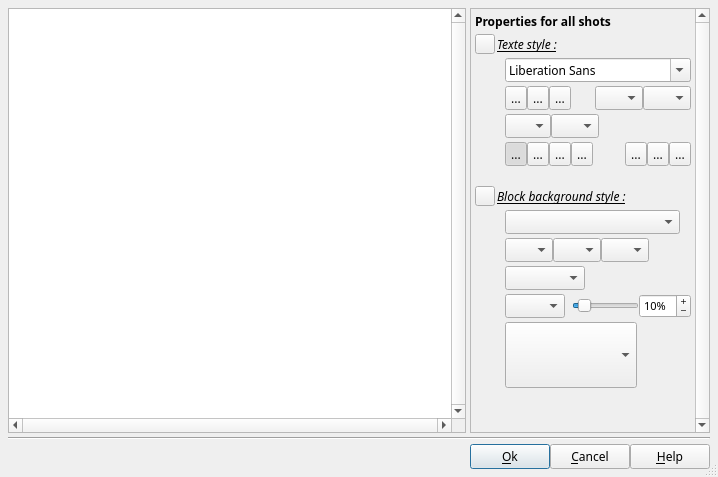
<?xml version="1.0" encoding="UTF-8"?>
<ui version="4.0">
 <class>DlgTextEdit</class>
 <widget class="QDialog" name="DlgTextEdit">
  <property name="geometry">
   <rect>
    <x>0</x>
    <y>0</y>
    <width>718</width>
    <height>477</height>
   </rect>
  </property>
  <property name="font">
   <font>
    <family>Sans Serif</family>
    <pointsize>9</pointsize>
   </font>
  </property>
  <property name="windowTitle">
   <string>Edit text</string>
  </property>
  <property name="sizeGripEnabled">
   <bool>true</bool>
  </property>
  <layout class="QVBoxLayout" name="verticalLayout">
   <property name="spacing">
    <number>4</number>
   </property>
   <property name="margin">
    <number>8</number>
   </property>
   <item>
    <layout class="QHBoxLayout" name="horizontalLayout_2">
     <property name="spacing">
      <number>4</number>
     </property>
     <property name="margin">
      <number>0</number>
     </property>
     <item>
      <widget class="QPlainTextEdit" name="plainTextEdit">
       <property name="sizePolicy">
        <sizepolicy hsizetype="Expanding" vsizetype="Expanding">
         <horstretch>0</horstretch>
         <verstretch>0</verstretch>
        </sizepolicy>
       </property>
       <property name="minimumSize">
        <size>
         <width>0</width>
         <height>80</height>
        </size>
       </property>
       <property name="verticalScrollBarPolicy">
        <enum>Qt::ScrollBarAlwaysOn</enum>
       </property>
       <property name="horizontalScrollBarPolicy">
        <enum>Qt::ScrollBarAlwaysOn</enum>
       </property>
       <property name="documentTitle">
        <string notr="true"/>
       </property>
       <property name="plainText">
        <string notr="true"/>
       </property>
      </widget>
     </item>
     <item>
      <widget class="QScrollArea" name="scrollArea">
       <property name="sizePolicy">
        <sizepolicy hsizetype="Fixed" vsizetype="Expanding">
         <horstretch>0</horstretch>
         <verstretch>0</verstretch>
        </sizepolicy>
       </property>
       <property name="minimumSize">
        <size>
         <width>240</width>
         <height>0</height>
        </size>
       </property>
       <property name="maximumSize">
        <size>
         <width>240</width>
         <height>16777215</height>
        </size>
       </property>
       <property name="verticalScrollBarPolicy">
        <enum>Qt::ScrollBarAlwaysOn</enum>
       </property>
       <property name="horizontalScrollBarPolicy">
        <enum>Qt::ScrollBarAlwaysOff</enum>
       </property>
       <property name="widgetResizable">
        <bool>true</bool>
       </property>
       <widget class="QWidget" name="scrollAreaWidgetContents">
        <property name="geometry">
         <rect>
          <x>0</x>
          <y>0</y>
          <width>223</width>
          <height>410</height>
         </rect>
        </property>
        <property name="sizePolicy">
         <sizepolicy hsizetype="Fixed" vsizetype="Preferred">
          <horstretch>0</horstretch>
          <verstretch>0</verstretch>
         </sizepolicy>
        </property>
        <property name="minimumSize">
         <size>
          <width>220</width>
          <height>0</height>
         </size>
        </property>
        <layout class="QGridLayout" name="gridLayout_2">
         <property name="verticalSpacing">
          <number>4</number>
         </property>
         <property name="margin">
          <number>4</number>
         </property>
         <item row="2" column="1">
          <widget class="QFontComboBox" name="fontStyleCB">
           <property name="sizePolicy">
            <sizepolicy hsizetype="Preferred" vsizetype="Fixed">
             <horstretch>0</horstretch>
             <verstretch>0</verstretch>
            </sizepolicy>
           </property>
           <property name="minimumSize">
            <size>
             <width>0</width>
             <height>24</height>
            </size>
           </property>
           <property name="maximumSize">
            <size>
             <width>16777215</width>
             <height>24</height>
            </size>
           </property>
           <property name="toolTip">
            <string>Select font family</string>
           </property>
          </widget>
         </item>
         <item row="2" column="0">
          <widget class="QLabel" name="label_2">
           <property name="sizePolicy">
            <sizepolicy hsizetype="Fixed" vsizetype="Fixed">
             <horstretch>0</horstretch>
             <verstretch>0</verstretch>
            </sizepolicy>
           </property>
           <property name="text">
            <string notr="true"/>
           </property>
           <property name="pixmap">
            <pixmap>img/font.png</pixmap>
           </property>
          </widget>
         </item>
         <item row="0" column="0" colspan="2">
          <widget class="QLabel" name="label">
           <property name="font">
            <font>
             <weight>75</weight>
             <bold>true</bold>
            </font>
           </property>
           <property name="text">
            <string>Properties for all shots</string>
           </property>
          </widget>
         </item>
         <item row="3" column="0">
          <widget class="QLabel" name="label_6">
           <property name="sizePolicy">
            <sizepolicy hsizetype="Fixed" vsizetype="Fixed">
             <horstretch>0</horstretch>
             <verstretch>0</verstretch>
            </sizepolicy>
           </property>
           <property name="text">
            <string notr="true"/>
           </property>
           <property name="pixmap">
            <pixmap>img/TextStyle.png</pixmap>
           </property>
          </widget>
         </item>
         <item row="3" column="1">
          <layout class="QHBoxLayout" name="horizontalLayout_12">
           <property name="spacing">
            <number>0</number>
           </property>
           <property name="margin">
            <number>0</number>
           </property>
           <item>
            <widget class="QToolButton" name="bold">
             <property name="minimumSize">
              <size>
               <width>22</width>
               <height>24</height>
              </size>
             </property>
             <property name="maximumSize">
              <size>
               <width>22</width>
               <height>24</height>
              </size>
             </property>
             <property name="toolTip">
              <string>Set text to Bold</string>
             </property>
             <property name="text">
              <string notr="true">...</string>
             </property>
             <property name="icon">
              <iconset>
               <normaloff>img/text_bold.png</normaloff>img/text_bold.png</iconset>
             </property>
             <property name="checkable">
              <bool>true</bool>
             </property>
             <property name="checked">
              <bool>false</bool>
             </property>
            </widget>
           </item>
           <item>
            <widget class="QToolButton" name="Italic">
             <property name="minimumSize">
              <size>
               <width>22</width>
               <height>24</height>
              </size>
             </property>
             <property name="maximumSize">
              <size>
               <width>22</width>
               <height>24</height>
              </size>
             </property>
             <property name="toolTip">
              <string>Set text to Italic</string>
             </property>
             <property name="text">
              <string notr="true">...</string>
             </property>
             <property name="icon">
              <iconset>
               <normaloff>img/text_italic.png</normaloff>img/text_italic.png</iconset>
             </property>
             <property name="checkable">
              <bool>true</bool>
             </property>
            </widget>
           </item>
           <item>
            <widget class="QToolButton" name="Souligne">
             <property name="minimumSize">
              <size>
               <width>22</width>
               <height>24</height>
              </size>
             </property>
             <property name="maximumSize">
              <size>
               <width>22</width>
               <height>24</height>
              </size>
             </property>
             <property name="toolTip">
              <string>Set text to Underline</string>
             </property>
             <property name="text">
              <string notr="true">...</string>
             </property>
             <property name="icon">
              <iconset>
               <normaloff>img/text_underline.png</normaloff>img/text_underline.png</iconset>
             </property>
             <property name="checkable">
              <bool>true</bool>
             </property>
            </widget>
           </item>
           <item>
            <spacer name="horizontalSpacer_2">
             <property name="orientation">
              <enum>Qt::Horizontal</enum>
             </property>
             <property name="sizeHint" stdset="0">
              <size>
               <width>0</width>
               <height>20</height>
              </size>
             </property>
            </spacer>
           </item>
           <item>
            <widget class="QComboBox" name="fontSize">
             <property name="sizePolicy">
              <sizepolicy hsizetype="Fixed" vsizetype="Fixed">
               <horstretch>0</horstretch>
               <verstretch>0</verstretch>
              </sizepolicy>
             </property>
             <property name="minimumSize">
              <size>
               <width>48</width>
               <height>24</height>
              </size>
             </property>
             <property name="maximumSize">
              <size>
               <width>48</width>
               <height>24</height>
              </size>
             </property>
             <property name="toolTip">
              <string>Select font size</string>
             </property>
            </widget>
           </item>
           <item>
            <widget class="cCustomColorComboBox" name="FontColorCombo">
             <property name="sizePolicy">
              <sizepolicy hsizetype="Fixed" vsizetype="Fixed">
               <horstretch>0</horstretch>
               <verstretch>0</verstretch>
              </sizepolicy>
             </property>
             <property name="minimumSize">
              <size>
               <width>48</width>
               <height>24</height>
              </size>
             </property>
             <property name="maximumSize">
              <size>
               <width>48</width>
               <height>24</height>
              </size>
             </property>
             <property name="toolTip">
              <string>Select font color</string>
             </property>
             <property name="editable">
              <bool>false</bool>
             </property>
            </widget>
           </item>
          </layout>
         </item>
         <item row="4" column="0">
          <widget class="QLabel" name="label_4">
           <property name="sizePolicy">
            <sizepolicy hsizetype="Fixed" vsizetype="Fixed">
             <horstretch>0</horstretch>
             <verstretch>0</verstretch>
            </sizepolicy>
           </property>
           <property name="text">
            <string notr="true"/>
           </property>
           <property name="pixmap">
            <pixmap>img/Shadow.png</pixmap>
           </property>
          </widget>
         </item>
         <item row="4" column="1">
          <layout class="QHBoxLayout" name="horizontalLayout_6">
           <property name="spacing">
            <number>0</number>
           </property>
           <property name="margin">
            <number>0</number>
           </property>
           <item>
            <widget class="QComboBox" name="fontEffectCB">
             <property name="sizePolicy">
              <sizepolicy hsizetype="Fixed" vsizetype="Fixed">
               <horstretch>0</horstretch>
               <verstretch>0</verstretch>
              </sizepolicy>
             </property>
             <property name="minimumSize">
              <size>
               <width>46</width>
               <height>24</height>
              </size>
             </property>
             <property name="maximumSize">
              <size>
               <width>46</width>
               <height>24</height>
              </size>
             </property>
             <property name="toolTip">
              <string>Select font effect (outerline, shadow)</string>
             </property>
             <property name="styleSheet">
              <string notr="true">QComboBox QAbstractItemView {
background: #ffffff;
color: #000000;
}</string>
             </property>
            </widget>
           </item>
           <item>
            <widget class="cCustomColorComboBox" name="StyleShadowColorCombo">
             <property name="sizePolicy">
              <sizepolicy hsizetype="Fixed" vsizetype="Fixed">
               <horstretch>0</horstretch>
               <verstretch>0</verstretch>
              </sizepolicy>
             </property>
             <property name="minimumSize">
              <size>
               <width>48</width>
               <height>24</height>
              </size>
             </property>
             <property name="maximumSize">
              <size>
               <width>48</width>
               <height>24</height>
              </size>
             </property>
             <property name="toolTip">
              <string>Select outerline/shadow color</string>
             </property>
            </widget>
           </item>
           <item>
            <spacer name="horizontalSpacer_4">
             <property name="orientation">
              <enum>Qt::Horizontal</enum>
             </property>
             <property name="sizeHint" stdset="0">
              <size>
               <width>0</width>
               <height>20</height>
              </size>
             </property>
            </spacer>
           </item>
          </layout>
         </item>
         <item row="5" column="0">
          <widget class="QLabel" name="label_3">
           <property name="sizePolicy">
            <sizepolicy hsizetype="Fixed" vsizetype="Fixed">
             <horstretch>0</horstretch>
             <verstretch>0</verstretch>
            </sizepolicy>
           </property>
           <property name="text">
            <string notr="true"/>
           </property>
           <property name="pixmap">
            <pixmap>img/Alignment.png</pixmap>
           </property>
          </widget>
         </item>
         <item row="5" column="1">
          <layout class="QHBoxLayout" name="horizontalLayout">
           <property name="spacing">
            <number>0</number>
           </property>
           <property name="margin">
            <number>0</number>
           </property>
           <item>
            <widget class="QToolButton" name="textLeft">
             <property name="minimumSize">
              <size>
               <width>22</width>
               <height>24</height>
              </size>
             </property>
             <property name="maximumSize">
              <size>
               <width>22</width>
               <height>24</height>
              </size>
             </property>
             <property name="toolTip">
              <string>Align left</string>
             </property>
             <property name="text">
              <string notr="true">...</string>
             </property>
             <property name="icon">
              <iconset>
               <normaloff>img/text_align_left.png</normaloff>img/text_align_left.png</iconset>
             </property>
             <property name="checkable">
              <bool>true</bool>
             </property>
             <property name="checked">
              <bool>true</bool>
             </property>
             <property name="autoExclusive">
              <bool>true</bool>
             </property>
            </widget>
           </item>
           <item>
            <widget class="QToolButton" name="textCenter">
             <property name="minimumSize">
              <size>
               <width>22</width>
               <height>24</height>
              </size>
             </property>
             <property name="maximumSize">
              <size>
               <width>22</width>
               <height>24</height>
              </size>
             </property>
             <property name="toolTip">
              <string>Align center</string>
             </property>
             <property name="text">
              <string notr="true">...</string>
             </property>
             <property name="icon">
              <iconset>
               <normaloff>img/text_align_center.png</normaloff>img/text_align_center.png</iconset>
             </property>
             <property name="checkable">
              <bool>true</bool>
             </property>
             <property name="autoExclusive">
              <bool>true</bool>
             </property>
            </widget>
           </item>
           <item>
            <widget class="QToolButton" name="textJustif">
             <property name="minimumSize">
              <size>
               <width>22</width>
               <height>24</height>
              </size>
             </property>
             <property name="maximumSize">
              <size>
               <width>22</width>
               <height>24</height>
              </size>
             </property>
             <property name="toolTip">
              <string>Align justify</string>
             </property>
             <property name="text">
              <string notr="true">...</string>
             </property>
             <property name="icon">
              <iconset>
               <normaloff>img/text_align_justif.png</normaloff>img/text_align_justif.png</iconset>
             </property>
             <property name="checkable">
              <bool>true</bool>
             </property>
             <property name="autoExclusive">
              <bool>true</bool>
             </property>
            </widget>
           </item>
           <item>
            <widget class="QToolButton" name="textRight">
             <property name="minimumSize">
              <size>
               <width>22</width>
               <height>24</height>
              </size>
             </property>
             <property name="maximumSize">
              <size>
               <width>22</width>
               <height>24</height>
              </size>
             </property>
             <property name="toolTip">
              <string>Align right</string>
             </property>
             <property name="text">
              <string notr="true">...</string>
             </property>
             <property name="icon">
              <iconset>
               <normaloff>img/text_align_right.png</normaloff>img/text_align_right.png</iconset>
             </property>
             <property name="checkable">
              <bool>true</bool>
             </property>
             <property name="autoExclusive">
              <bool>true</bool>
             </property>
            </widget>
           </item>
           <item>
            <spacer name="horizontalSpacer_3">
             <property name="orientation">
              <enum>Qt::Horizontal</enum>
             </property>
             <property name="sizeHint" stdset="0">
              <size>
               <width>0</width>
               <height>20</height>
              </size>
             </property>
            </spacer>
           </item>
           <item>
            <widget class="QToolButton" name="textUp">
             <property name="minimumSize">
              <size>
               <width>22</width>
               <height>24</height>
              </size>
             </property>
             <property name="maximumSize">
              <size>
               <width>22</width>
               <height>24</height>
              </size>
             </property>
             <property name="toolTip">
              <string>Align top</string>
             </property>
             <property name="text">
              <string notr="true">...</string>
             </property>
             <property name="icon">
              <iconset>
               <normaloff>img/text_align_vup.png</normaloff>img/text_align_vup.png</iconset>
             </property>
             <property name="checkable">
              <bool>true</bool>
             </property>
             <property name="autoExclusive">
              <bool>true</bool>
             </property>
            </widget>
           </item>
           <item>
            <widget class="QToolButton" name="textVCenter">
             <property name="minimumSize">
              <size>
               <width>22</width>
               <height>24</height>
              </size>
             </property>
             <property name="maximumSize">
              <size>
               <width>22</width>
               <height>24</height>
              </size>
             </property>
             <property name="toolTip">
              <string>Align in the middle</string>
             </property>
             <property name="text">
              <string notr="true">...</string>
             </property>
             <property name="icon">
              <iconset>
               <normaloff>img/text_align_vcenter.png</normaloff>img/text_align_vcenter.png</iconset>
             </property>
             <property name="checkable">
              <bool>true</bool>
             </property>
             <property name="autoExclusive">
              <bool>true</bool>
             </property>
            </widget>
           </item>
           <item>
            <widget class="QToolButton" name="textBottom">
             <property name="minimumSize">
              <size>
               <width>22</width>
               <height>24</height>
              </size>
             </property>
             <property name="maximumSize">
              <size>
               <width>22</width>
               <height>24</height>
              </size>
             </property>
             <property name="toolTip">
              <string>Align bottom</string>
             </property>
             <property name="text">
              <string notr="true">...</string>
             </property>
             <property name="icon">
              <iconset>
               <normaloff>img/text_align_vbottom.png</normaloff>img/text_align_vbottom.png</iconset>
             </property>
             <property name="checkable">
              <bool>true</bool>
             </property>
             <property name="checked">
              <bool>false</bool>
             </property>
             <property name="autoExclusive">
              <bool>true</bool>
             </property>
            </widget>
           </item>
          </layout>
         </item>
         <item row="7" column="0">
          <widget class="QLabel" name="BrushTypeLabel">
           <property name="sizePolicy">
            <sizepolicy hsizetype="Fixed" vsizetype="Fixed">
             <horstretch>0</horstretch>
             <verstretch>0</verstretch>
            </sizepolicy>
           </property>
           <property name="text">
            <string notr="true"/>
           </property>
           <property name="pixmap">
            <pixmap>img/color_fill.png</pixmap>
           </property>
           <property name="alignment">
            <set>Qt::AlignRight|Qt::AlignTrailing|Qt::AlignVCenter</set>
           </property>
          </widget>
         </item>
         <item row="7" column="1">
          <widget class="QComboBox" name="BrushTypeCombo">
           <property name="sizePolicy">
            <sizepolicy hsizetype="Preferred" vsizetype="Fixed">
             <horstretch>0</horstretch>
             <verstretch>0</verstretch>
            </sizepolicy>
           </property>
           <property name="minimumSize">
            <size>
             <width>175</width>
             <height>24</height>
            </size>
           </property>
           <property name="maximumSize">
            <size>
             <width>175</width>
             <height>24</height>
            </size>
           </property>
           <property name="toolTip">
            <string>Define the background brush type for the shape</string>
           </property>
          </widget>
         </item>
         <item row="8" column="0">
          <widget class="QLabel" name="ColorLabel1">
           <property name="sizePolicy">
            <sizepolicy hsizetype="Fixed" vsizetype="Fixed">
             <horstretch>0</horstretch>
             <verstretch>0</verstretch>
            </sizepolicy>
           </property>
           <property name="text">
            <string notr="true"/>
           </property>
           <property name="pixmap">
            <pixmap>img/color.png</pixmap>
           </property>
           <property name="alignment">
            <set>Qt::AlignRight|Qt::AlignTrailing|Qt::AlignVCenter</set>
           </property>
          </widget>
         </item>
         <item row="8" column="1">
          <layout class="QHBoxLayout" name="horizontalLayout_3">
           <property name="spacing">
            <number>0</number>
           </property>
           <property name="margin">
            <number>0</number>
           </property>
           <item>
            <widget class="cCustomColorComboBox" name="FirstColorCombo">
             <property name="sizePolicy">
              <sizepolicy hsizetype="Fixed" vsizetype="Fixed">
               <horstretch>0</horstretch>
               <verstretch>0</verstretch>
              </sizepolicy>
             </property>
             <property name="minimumSize">
              <size>
               <width>48</width>
               <height>24</height>
              </size>
             </property>
             <property name="maximumSize">
              <size>
               <width>48</width>
               <height>24</height>
              </size>
             </property>
             <property name="toolTip">
              <string>Define the color (or first color for a gradient brush)</string>
             </property>
            </widget>
           </item>
           <item>
            <widget class="cCustomColorComboBox" name="FinalColorCombo">
             <property name="sizePolicy">
              <sizepolicy hsizetype="Fixed" vsizetype="Fixed">
               <horstretch>0</horstretch>
               <verstretch>0</verstretch>
              </sizepolicy>
             </property>
             <property name="minimumSize">
              <size>
               <width>48</width>
               <height>24</height>
              </size>
             </property>
             <property name="maximumSize">
              <size>
               <width>48</width>
               <height>24</height>
              </size>
             </property>
             <property name="toolTip">
              <string>Define the second gradient brush color </string>
             </property>
            </widget>
           </item>
           <item>
            <widget class="cCustomColorComboBox" name="IntermColorCombo">
             <property name="sizePolicy">
              <sizepolicy hsizetype="Fixed" vsizetype="Fixed">
               <horstretch>0</horstretch>
               <verstretch>0</verstretch>
              </sizepolicy>
             </property>
             <property name="minimumSize">
              <size>
               <width>48</width>
               <height>24</height>
              </size>
             </property>
             <property name="maximumSize">
              <size>
               <width>48</width>
               <height>24</height>
              </size>
             </property>
             <property name="toolTip">
              <string>Define the third gradient brush color </string>
             </property>
            </widget>
           </item>
           <item>
            <widget class="QLabel" name="ColorLabel2">
             <property name="sizePolicy">
              <sizepolicy hsizetype="Expanding" vsizetype="Preferred">
               <horstretch>0</horstretch>
               <verstretch>0</verstretch>
              </sizepolicy>
             </property>
             <property name="text">
              <string notr="true"/>
             </property>
            </widget>
           </item>
          </layout>
         </item>
         <item row="9" column="0">
          <widget class="QLabel" name="PatternLabel">
           <property name="sizePolicy">
            <sizepolicy hsizetype="Fixed" vsizetype="Fixed">
             <horstretch>0</horstretch>
             <verstretch>0</verstretch>
            </sizepolicy>
           </property>
           <property name="text">
            <string notr="true"/>
           </property>
           <property name="pixmap">
            <pixmap>img/pattern_fill .png</pixmap>
           </property>
           <property name="alignment">
            <set>Qt::AlignRight|Qt::AlignTrailing|Qt::AlignVCenter</set>
           </property>
          </widget>
         </item>
         <item row="9" column="1">
          <widget class="cCustomBrushComboBox" name="PatternBrushCombo">
           <property name="sizePolicy">
            <sizepolicy hsizetype="Fixed" vsizetype="Fixed">
             <horstretch>0</horstretch>
             <verstretch>0</verstretch>
            </sizepolicy>
           </property>
           <property name="minimumSize">
            <size>
             <width>80</width>
             <height>24</height>
            </size>
           </property>
           <property name="maximumSize">
            <size>
             <width>80</width>
             <height>24</height>
            </size>
           </property>
           <property name="toolTip">
            <string>Select the pattern</string>
           </property>
           <property name="editable">
            <bool>false</bool>
           </property>
           <property name="iconSize">
            <size>
             <width>64</width>
             <height>16</height>
            </size>
           </property>
          </widget>
         </item>
         <item row="10" column="0">
          <widget class="QLabel" name="IntermPosLabel">
           <property name="sizePolicy">
            <sizepolicy hsizetype="Fixed" vsizetype="Fixed">
             <horstretch>0</horstretch>
             <verstretch>0</verstretch>
            </sizepolicy>
           </property>
           <property name="text">
            <string notr="true"/>
           </property>
           <property name="pixmap">
            <pixmap>img/Distance.png</pixmap>
           </property>
           <property name="alignment">
            <set>Qt::AlignRight|Qt::AlignTrailing|Qt::AlignVCenter</set>
           </property>
          </widget>
         </item>
         <item row="10" column="1">
          <layout class="QHBoxLayout" name="horizontalLayout_14">
           <property name="spacing">
            <number>0</number>
           </property>
           <property name="margin">
            <number>0</number>
           </property>
           <item>
            <widget class="cGradientOrientationComboBox" name="OrientationCombo">
             <property name="sizePolicy">
              <sizepolicy hsizetype="Fixed" vsizetype="Fixed">
               <horstretch>0</horstretch>
               <verstretch>0</verstretch>
              </sizepolicy>
             </property>
             <property name="minimumSize">
              <size>
               <width>60</width>
               <height>24</height>
              </size>
             </property>
             <property name="maximumSize">
              <size>
               <width>60</width>
               <height>24</height>
              </size>
             </property>
             <property name="toolTip">
              <string>Define orientation of the gradient brush</string>
             </property>
             <property name="iconSize">
              <size>
               <width>64</width>
               <height>16</height>
              </size>
             </property>
            </widget>
           </item>
           <item>
            <widget class="QLabel" name="OrientationSpacer">
             <property name="sizePolicy">
              <sizepolicy hsizetype="Expanding" vsizetype="Preferred">
               <horstretch>0</horstretch>
               <verstretch>0</verstretch>
              </sizepolicy>
             </property>
             <property name="text">
              <string notr="true"/>
             </property>
            </widget>
           </item>
           <item>
            <widget class="QSlider" name="IntermPosSlider">
             <property name="sizePolicy">
              <sizepolicy hsizetype="Expanding" vsizetype="Fixed">
               <horstretch>0</horstretch>
               <verstretch>0</verstretch>
              </sizepolicy>
             </property>
             <property name="minimumSize">
              <size>
               <width>0</width>
               <height>24</height>
              </size>
             </property>
             <property name="maximumSize">
              <size>
               <width>16777215</width>
               <height>24</height>
              </size>
             </property>
             <property name="toolTip">
              <string>Define position of the second color in the gradient brush</string>
             </property>
             <property name="minimum">
              <number>1</number>
             </property>
             <property name="value">
              <number>10</number>
             </property>
             <property name="orientation">
              <enum>Qt::Horizontal</enum>
             </property>
            </widget>
           </item>
           <item>
            <widget class="QSpinBox" name="IntermPosED">
             <property name="sizePolicy">
              <sizepolicy hsizetype="Fixed" vsizetype="Fixed">
               <horstretch>0</horstretch>
               <verstretch>0</verstretch>
              </sizepolicy>
             </property>
             <property name="minimumSize">
              <size>
               <width>52</width>
               <height>0</height>
              </size>
             </property>
             <property name="maximumSize">
              <size>
               <width>52</width>
               <height>24</height>
              </size>
             </property>
             <property name="font">
              <font>
               <pointsize>8</pointsize>
              </font>
             </property>
             <property name="toolTip">
              <string>Define position of the second color in the gradient brush</string>
             </property>
             <property name="buttonSymbols">
              <enum>QAbstractSpinBox::PlusMinus</enum>
             </property>
             <property name="suffix">
              <string notr="true">%</string>
             </property>
             <property name="minimum">
              <number>1</number>
             </property>
             <property name="value">
              <number>10</number>
             </property>
            </widget>
           </item>
          </layout>
         </item>
         <item row="11" column="0">
          <layout class="QVBoxLayout" name="verticalLayout_2">
           <property name="spacing">
            <number>0</number>
           </property>
           <property name="margin">
            <number>0</number>
           </property>
           <item>
            <widget class="QLabel" name="ImageLibraryLabel">
             <property name="sizePolicy">
              <sizepolicy hsizetype="Fixed" vsizetype="Fixed">
               <horstretch>0</horstretch>
               <verstretch>0</verstretch>
              </sizepolicy>
             </property>
             <property name="minimumSize">
              <size>
               <width>24</width>
               <height>24</height>
              </size>
             </property>
             <property name="maximumSize">
              <size>
               <width>24</width>
               <height>24</height>
              </size>
             </property>
             <property name="text">
              <string notr="true"/>
             </property>
             <property name="pixmap">
              <pixmap>img/object_image.png</pixmap>
             </property>
             <property name="scaledContents">
              <bool>true</bool>
             </property>
             <property name="alignment">
              <set>Qt::AlignRight|Qt::AlignTop|Qt::AlignTrailing</set>
             </property>
            </widget>
           </item>
           <item>
            <widget class="QLabel" name="label_7">
             <property name="text">
              <string/>
             </property>
            </widget>
           </item>
          </layout>
         </item>
         <item row="11" column="1">
          <widget class="cBackgroundComboBox" name="BackgroundCombo">
           <property name="sizePolicy">
            <sizepolicy hsizetype="Fixed" vsizetype="Fixed">
             <horstretch>0</horstretch>
             <verstretch>0</verstretch>
            </sizepolicy>
           </property>
           <property name="minimumSize">
            <size>
             <width>132</width>
             <height>66</height>
            </size>
           </property>
           <property name="maximumSize">
            <size>
             <width>132</width>
             <height>66</height>
            </size>
           </property>
           <property name="toolTip">
            <string>Select an image among that present in the library</string>
           </property>
          </widget>
         </item>
         <item row="12" column="0">
          <spacer name="verticalSpacer">
           <property name="orientation">
            <enum>Qt::Vertical</enum>
           </property>
           <property name="sizeHint" stdset="0">
            <size>
             <width>20</width>
             <height>40</height>
            </size>
           </property>
          </spacer>
         </item>
         <item row="1" column="0" colspan="2">
          <layout class="QHBoxLayout" name="horizontalLayout_4">
           <property name="spacing">
            <number>2</number>
           </property>
           <property name="margin">
            <number>0</number>
           </property>
           <item>
            <widget class="QToolButton" name="TextStyleBT">
             <property name="minimumSize">
              <size>
               <width>20</width>
               <height>20</height>
              </size>
             </property>
             <property name="maximumSize">
              <size>
               <width>20</width>
               <height>20</height>
              </size>
             </property>
             <property name="text">
              <string notr="true"/>
             </property>
             <property name="icon">
              <iconset>
               <normaloff>img/db_menu.png</normaloff>img/db_menu.png</iconset>
             </property>
             <property name="arrowType">
              <enum>Qt::NoArrow</enum>
             </property>
            </widget>
           </item>
           <item>
            <widget class="QLabel" name="label_5">
             <property name="font">
              <font>
               <weight>50</weight>
               <italic>true</italic>
               <bold>false</bold>
               <underline>true</underline>
              </font>
             </property>
             <property name="text">
              <string>Texte style :</string>
             </property>
            </widget>
           </item>
          </layout>
         </item>
         <item row="6" column="0" colspan="2">
          <layout class="QHBoxLayout" name="horizontalLayout_7">
           <property name="spacing">
            <number>2</number>
           </property>
           <property name="leftMargin">
            <number>0</number>
           </property>
           <property name="topMargin">
            <number>16</number>
           </property>
           <property name="rightMargin">
            <number>0</number>
           </property>
           <property name="bottomMargin">
            <number>0</number>
           </property>
           <item>
            <widget class="QToolButton" name="BackgroundStyleBT">
             <property name="minimumSize">
              <size>
               <width>20</width>
               <height>20</height>
              </size>
             </property>
             <property name="maximumSize">
              <size>
               <width>20</width>
               <height>20</height>
              </size>
             </property>
             <property name="text">
              <string notr="true"/>
             </property>
             <property name="icon">
              <iconset>
               <normaloff>img/db_menu.png</normaloff>img/db_menu.png</iconset>
             </property>
             <property name="arrowType">
              <enum>Qt::NoArrow</enum>
             </property>
            </widget>
           </item>
           <item>
            <widget class="QLabel" name="BackgroundLabel">
             <property name="font">
              <font>
               <weight>50</weight>
               <italic>true</italic>
               <bold>false</bold>
               <underline>true</underline>
              </font>
             </property>
             <property name="text">
              <string>Block background style :</string>
             </property>
            </widget>
           </item>
          </layout>
         </item>
        </layout>
       </widget>
      </widget>
     </item>
    </layout>
   </item>
   <item>
    <widget class="Line" name="line">
     <property name="orientation">
      <enum>Qt::Horizontal</enum>
     </property>
    </widget>
   </item>
   <item>
    <layout class="QHBoxLayout" name="horizontalLayout_5">
     <property name="spacing">
      <number>0</number>
     </property>
     <property name="margin">
      <number>0</number>
     </property>
     <item>
      <spacer name="horizontalSpacer">
       <property name="orientation">
        <enum>Qt::Horizontal</enum>
       </property>
       <property name="sizeHint" stdset="0">
        <size>
         <width>40</width>
         <height>20</height>
        </size>
       </property>
      </spacer>
     </item>
     <item>
      <widget class="QPushButton" name="OKBT">
       <property name="toolTip">
        <string>Accept modification and exit dialog box</string>
       </property>
       <property name="text">
        <string>&amp;Ok</string>
       </property>
       <property name="icon">
        <iconset>
         <normaloff>img/action_ok.png</normaloff>img/action_ok.png</iconset>
       </property>
      </widget>
     </item>
     <item>
      <widget class="QPushButton" name="CloseBT">
       <property name="toolTip">
        <string>Cancel modification and exit dialog box</string>
       </property>
       <property name="text">
        <string>&amp;Cancel</string>
       </property>
       <property name="icon">
        <iconset>
         <normaloff>img/action_cancel.png</normaloff>img/action_cancel.png</iconset>
       </property>
      </widget>
     </item>
     <item>
      <widget class="QPushButton" name="HelpBT">
       <property name="toolTip">
        <string>Open help page describing this dialog box</string>
       </property>
       <property name="text">
        <string>&amp;Help</string>
       </property>
       <property name="icon">
        <iconset>
         <normaloff>img/help.png</normaloff>img/help.png</iconset>
       </property>
       <property name="shortcut">
        <string>F1</string>
       </property>
      </widget>
     </item>
    </layout>
   </item>
  </layout>
 </widget>
 <customwidgets>
  <customwidget>
   <class>cCustomColorComboBox</class>
   <extends>QComboBox</extends>
   <header>cCustomComboBox.h</header>
  </customwidget>
  <customwidget>
   <class>cCustomBrushComboBox</class>
   <extends>QComboBox</extends>
   <header>cCustomComboBox.h</header>
  </customwidget>
  <customwidget>
   <class>cGradientOrientationComboBox</class>
   <extends>QComboBox</extends>
   <header>cCustomComboBox.h</header>
  </customwidget>
  <customwidget>
   <class>cBackgroundComboBox</class>
   <extends>QComboBox</extends>
   <header>cCustomComboBox.h</header>
  </customwidget>
 </customwidgets>
 <tabstops>
  <tabstop>fontSize</tabstop>
  <tabstop>FontColorCombo</tabstop>
  <tabstop>textLeft</tabstop>
  <tabstop>textCenter</tabstop>
  <tabstop>textJustif</tabstop>
  <tabstop>textRight</tabstop>
  <tabstop>textUp</tabstop>
  <tabstop>textVCenter</tabstop>
  <tabstop>textBottom</tabstop>
  <tabstop>OKBT</tabstop>
  <tabstop>CloseBT</tabstop>
  <tabstop>HelpBT</tabstop>
 </tabstops>
 <resources/>
 <connections/>
</ui>
